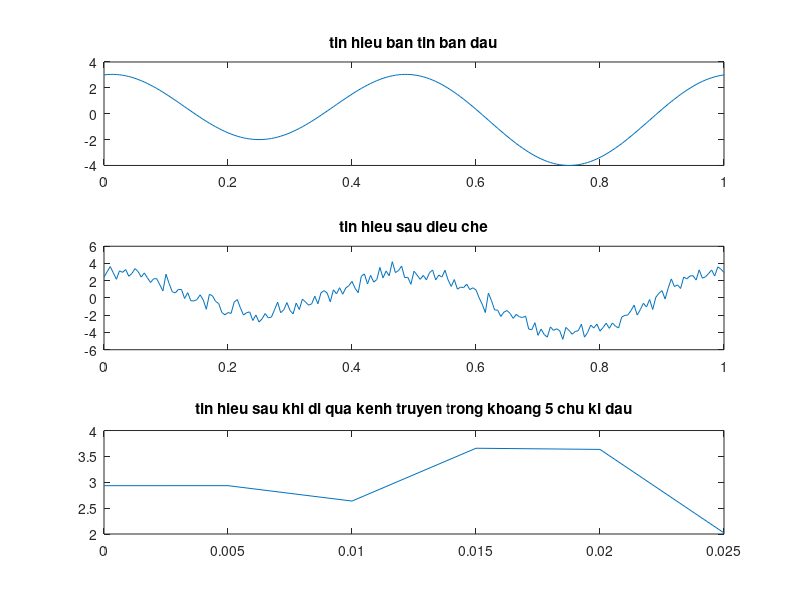

This chart was generated by the following MATLAB code:
fc=200;
flm=fc;
t=[0:1/flm:1];
m=sin(2*pi*t)+3*cos(4*pi*t);
%plot(t,m);
A=5;
y=awgn(m,A);
subplot(311)
plot(t,m);
title('tin hieu ban tin ban dau');
subplot(312);
plot(t,y);
title('tin hieu sau dieu che');
tlm=0:1/flm:(1/flm)*5;
m1=sin(2*pi*tlm)+3*cos(4*pi*tlm);
y1=awgn(m1,A);
subplot(313)
plot(tlm,y1);
title('tin hieu sau khi di qua kenh truyen trong khoang 5 chu ki dau');
